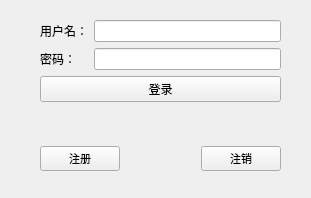
<?xml version="1.0" encoding="UTF-8"?>
<ui version="4.0">
 <class>TcpCliene</class>
 <widget class="QWidget" name="TcpCliene">
  <property name="geometry">
   <rect>
    <x>0</x>
    <y>0</y>
    <width>311</width>
    <height>198</height>
   </rect>
  </property>
  <property name="windowTitle">
   <string>TcpCliene</string>
  </property>
  <widget class="QWidget" name="">
   <property name="geometry">
    <rect>
     <x>40</x>
     <y>20</y>
     <width>241</width>
     <height>151</height>
    </rect>
   </property>
   <layout class="QVBoxLayout" name="verticalLayout">
    <item>
     <layout class="QGridLayout" name="gridLayout">
      <item row="0" column="0">
       <widget class="QLabel" name="name_lan">
        <property name="text">
         <string>用户名：</string>
        </property>
       </widget>
      </item>
      <item row="0" column="1">
       <widget class="QLineEdit" name="name_le"/>
      </item>
      <item row="1" column="0">
       <widget class="QLabel" name="pwd_lan">
        <property name="text">
         <string>密码：</string>
        </property>
       </widget>
      </item>
      <item row="1" column="1">
       <widget class="QLineEdit" name="pwd_le">
        <property name="echoMode">
         <enum>QLineEdit::Password</enum>
        </property>
       </widget>
      </item>
      <item row="2" column="0" colspan="2">
       <widget class="QPushButton" name="login_pb">
        <property name="text">
         <string>登录</string>
        </property>
       </widget>
      </item>
     </layout>
    </item>
    <item>
     <spacer name="verticalSpacer">
      <property name="orientation">
       <enum>Qt::Vertical</enum>
      </property>
      <property name="sizeHint" stdset="0">
       <size>
        <width>20</width>
        <height>18</height>
       </size>
      </property>
     </spacer>
    </item>
    <item>
     <layout class="QHBoxLayout" name="horizontalLayout">
      <item>
       <widget class="QPushButton" name="regist_pb">
        <property name="font">
         <font>
          <family>Agency FB</family>
          <pointsize>8</pointsize>
         </font>
        </property>
        <property name="text">
         <string>注册</string>
        </property>
       </widget>
      </item>
      <item>
       <spacer name="horizontalSpacer">
        <property name="orientation">
         <enum>Qt::Horizontal</enum>
        </property>
        <property name="sizeHint" stdset="0">
         <size>
          <width>32</width>
          <height>17</height>
         </size>
        </property>
       </spacer>
      </item>
      <item>
       <widget class="QPushButton" name="cancel_pb">
        <property name="font">
         <font>
          <family>Agency FB</family>
          <pointsize>8</pointsize>
         </font>
        </property>
        <property name="text">
         <string>注销</string>
        </property>
       </widget>
      </item>
     </layout>
    </item>
   </layout>
  </widget>
 </widget>
 <resources/>
 <connections/>
</ui>
